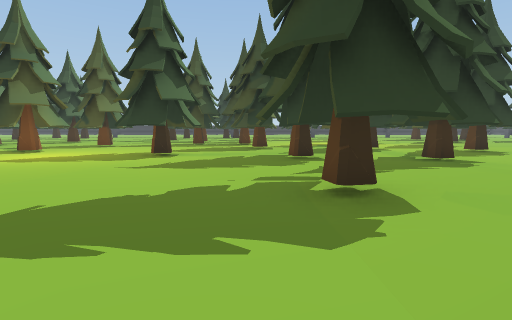
view 1 (above)

24 first-person views from a walk through a 3-D level made in the Unity game engine. The camera is 1.2 m above the floor, tilts 6° down and sees 85° across. The floor is counted in squares, 2 m on a side. Each view is taken from the middle of a square. On the plan, view 1 faces up. The plan holds only what a view shows up to about 9 squares ahead; the rest is blank. The place goes on beyond the plan.

view 2
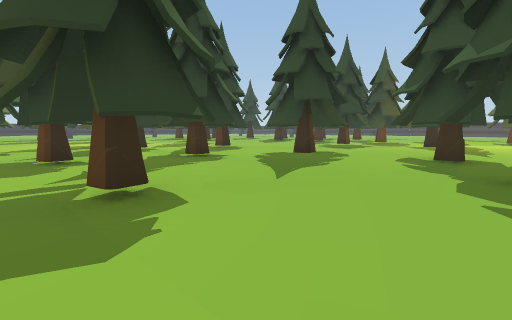

view 3
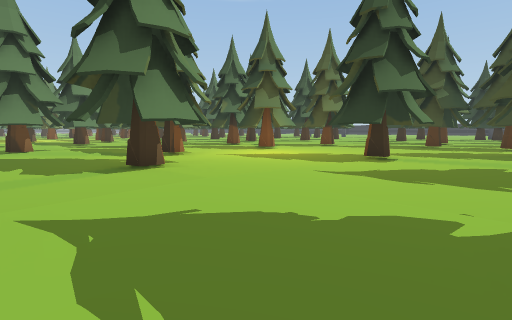

view 4
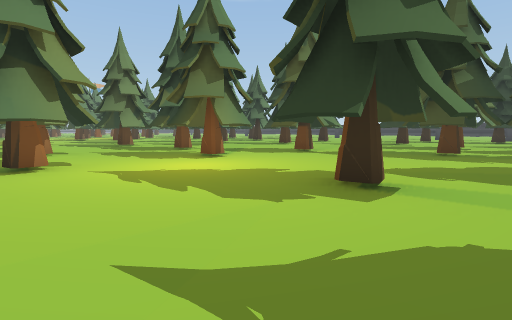

view 5
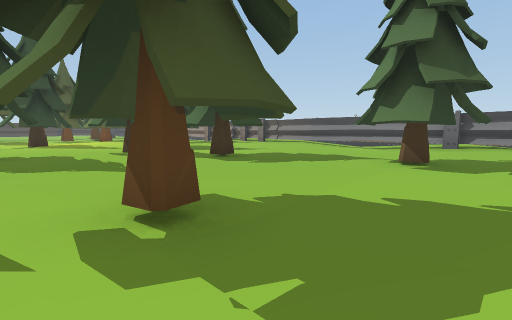

view 6
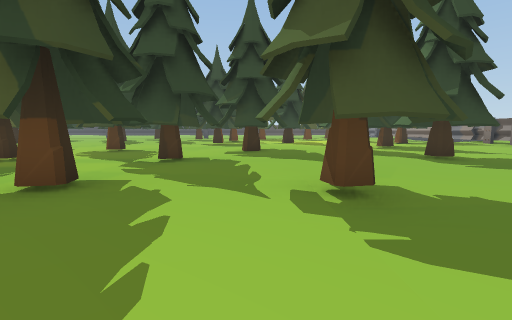

view 7
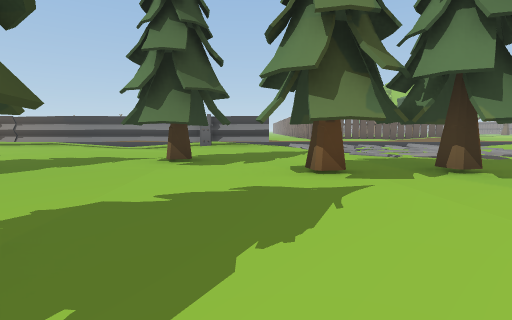

view 8
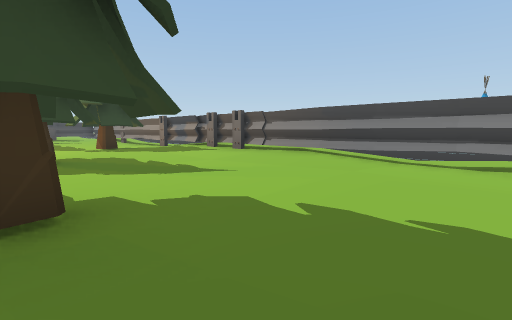

view 9
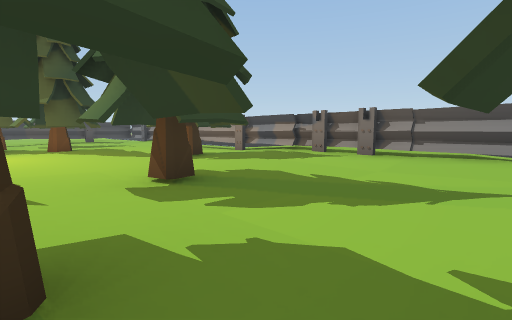

view 10
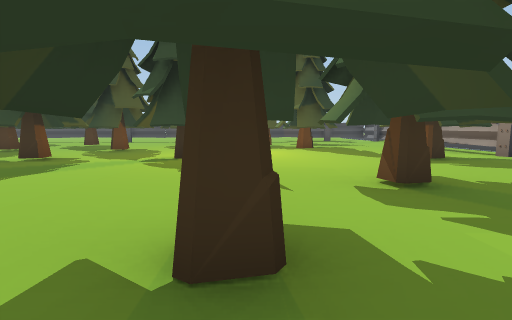

view 11
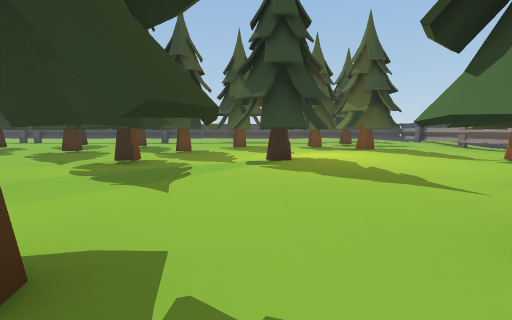

view 12
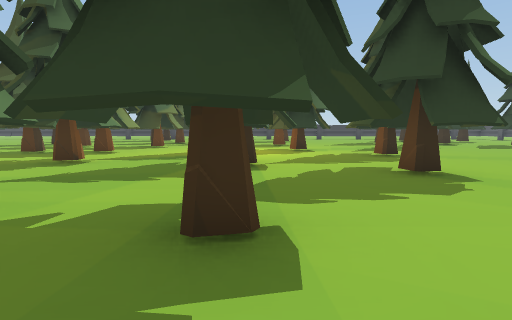

view 13
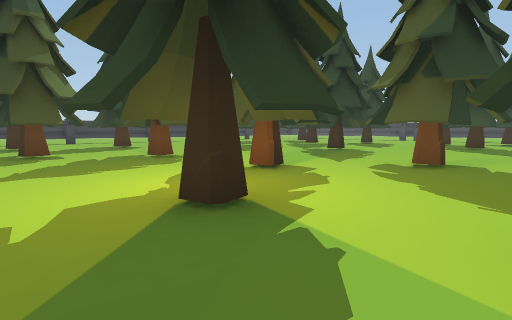

view 14
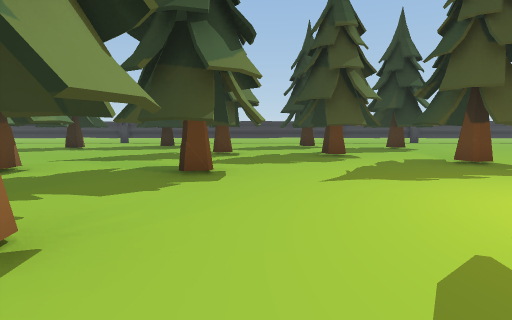

view 15
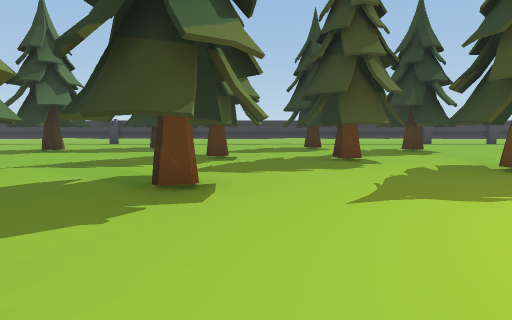

view 16
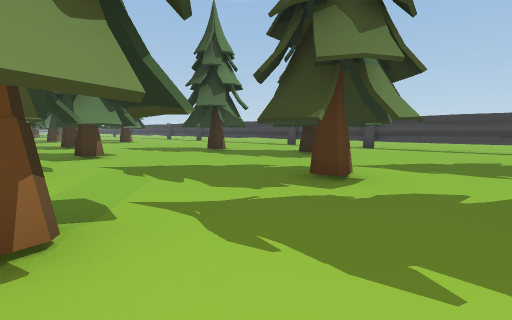

view 17
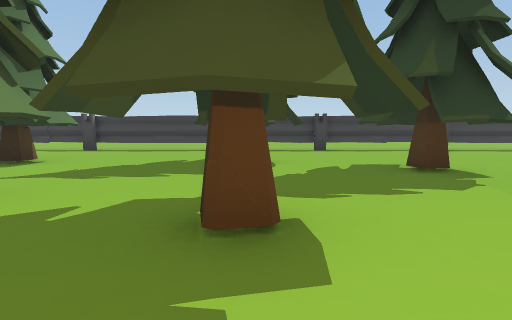

view 18
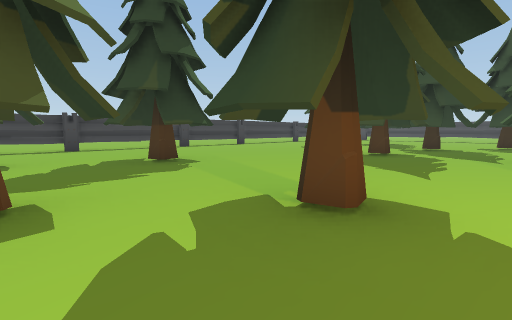

view 19
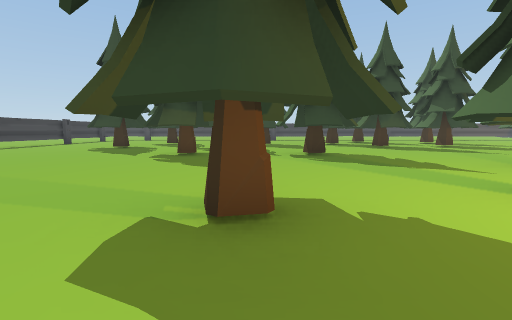

view 20
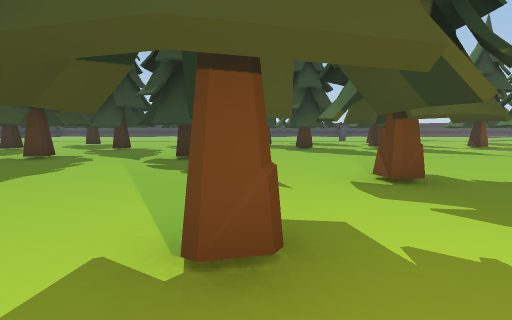

view 21
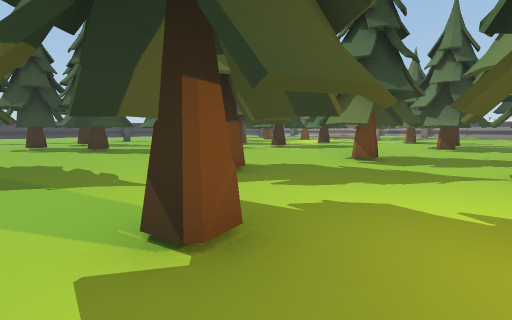

view 22
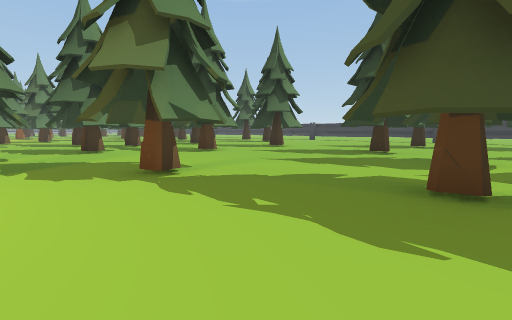

view 23
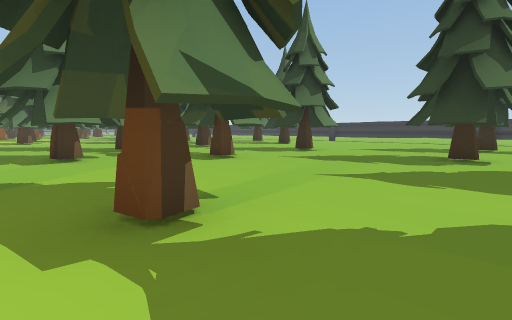

view 24
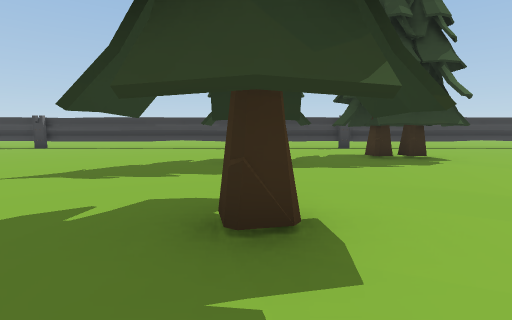

### Floor plan
Key: @ floor where view 1 was taken; # wall or solid block; x gap in a wall; . main floor; : floor 0.25 m higher than the main floor; - floor 0.25 m lower than the main floor; / step, stairs or slope; = window, fence, low wall or low ledge; T thing the floor can be seen under or through.
Columns run from 9 left of view 1 to 16 right of it. Each row starts with its distance up from view 1.
 26          ..  ..
 25     #################
 24 .... .................
 23 .... .................
 22 .......##...#.........
 21 ....#.###..##..#.....##
 20 ....#.......x.##......
 19 ....x....T..x..........
 18 #...x....TTTTT.....##.#
 17 #...TT...x..TTT....#.###
 16 #...TTT..x...TT.......###
 15 #....TTTTTT...x...###..
 14 #.....T =T....T...###...
 13 #.....TT##....TT........##
 12 ......TT##..TTT.T.....#.#
 11 ...##.####..#...TT....##
 10 #..#....###..#..x......x
  9 #x##.....#.. #x##.....##
  8 #.##.........x.##......
  7 ..##..##..#..x..........
  6 #.....##..#x##......#..#
  5 #x##......x..#.#....#.##
  4 #.##......x...##........
  3 :...##...##..::x:::###..
  2 #....#....-....#::.## ..
  1 #....x.........TT...::..
  0     .###.@...TTT.T...::###
 -1    /.#...##..T...TT...:##
 -2    ////..##.........#..:
 -3        .............#...
 -4        :::...::...::....
 -5        /################
 -6          //////////// ..
 -7             ...
 -8             ...

Positions as (right, up) in squares from view 1, and headings:
1: (0, 0), facing up
2: (0, 0), facing up-right
3: (0, 1), facing up-left
4: (-1, 4), facing up-left
5: (-1, 4), facing down-right
6: (-2, 4), facing right
7: (-1, 4), facing down
8: (2, 0), facing down-right
9: (5, 1), facing down-right
10: (5, 1), facing right
11: (5, 3), facing right
12: (4, 4), facing up
13: (2, 10), facing up-right
14: (1, 11), facing up
15: (1, 12), facing up
16: (2, 15), facing up-left
17: (3, 16), facing up
18: (3, 15), facing up-right
19: (3, 16), facing right
20: (4, 13), facing right
21: (4, 14), facing down-right
22: (-2, 9), facing up-left
23: (-4, 10), facing up-left
24: (-5, 15), facing up
